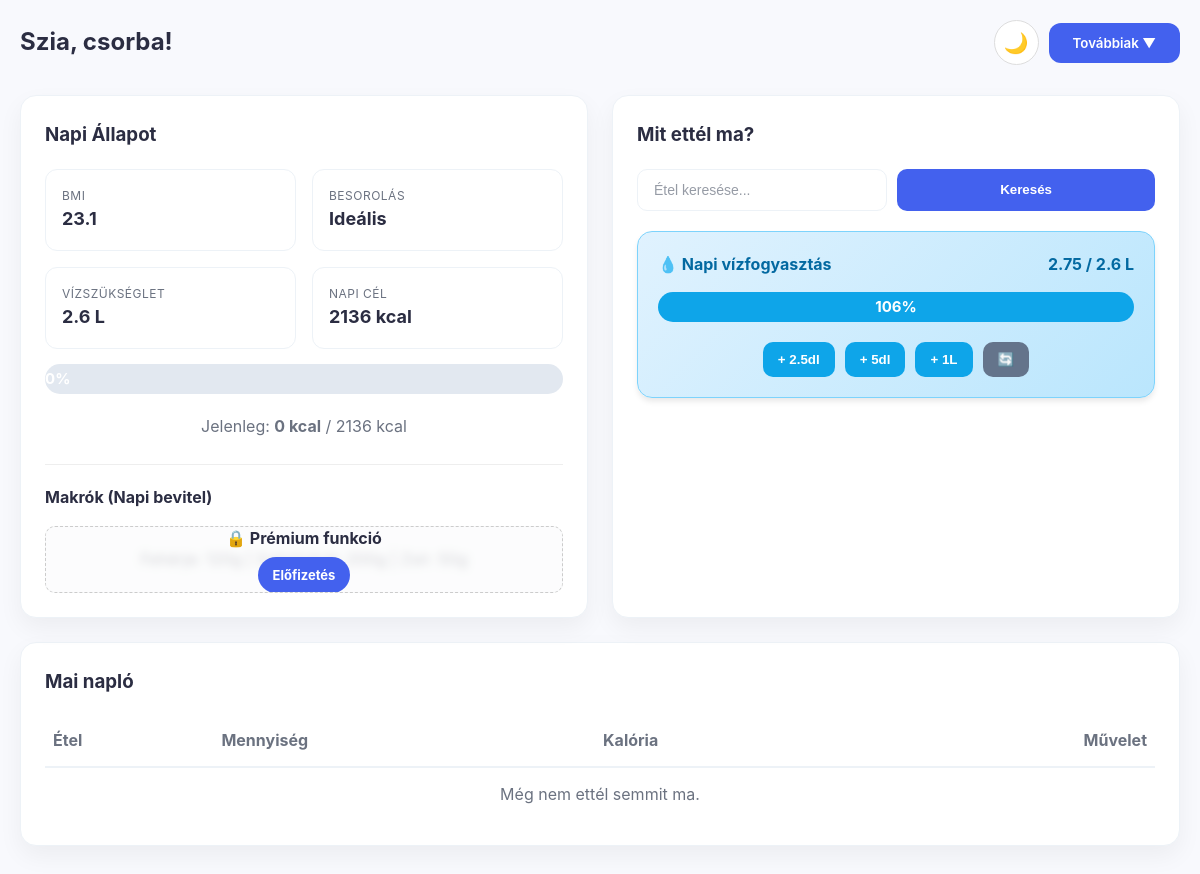
Page /dashboard.php (signed in) on the committed database.
### tables this page shows
CREATE TABLE `users` (
  `id` int(11) NOT NULL,
  `name` varchar(255) NOT NULL,
  `email` varchar(255) NOT NULL,
  `password` varchar(255) NOT NULL,
  `premium` tinyint(1) NOT NULL,
  `height` int(11) DEFAULT NULL,
  `weight` int(11) DEFAULT NULL,
  `age` int(11) DEFAULT NULL,
  `gender` enum('male','female') DEFAULT NULL,
  `theme` varchar(10) DEFAULT 'light'
);

### dashboard.php (the view, shortened to what this page needs)
<?php
require 'database_connect.php';
$user_id = $_SESSION['user_id'];
$today = date('Y-m-d');
$u_sql = "SELECT * FROM users WHERE id = $user_id";
$u_res = mysqli_query($conn, $u_sql);
$u_data = mysqli_fetch_assoc($u_res);
$water_query = mysqli_query($conn, "SELECT SUM(amount) as total FROM water_log WHERE user_id = $user_id AND log_date = '$today'");
$water_row = mysqli_fetch_assoc($water_query);
$current_water = (float)($water_row['total'] ?? 0);
$bmi = 0; $limit = 2000; $water = 2; $status = "Nincs adat";
if ($u_data['weight'] > 0 && $u_data['height'] > 0) {
    $h_m = $u_data['height'] / 100;
    $bmi = round($u_data['weight'] / ($h_m * $h_m), 1);
    $water = round($u_data['weight'] * 0.035, 1);
    if ($u_data['gender'] == 'male') {
        $limit = (10 * $u_data['weight']) + (6.25 * $u_data['height']) - (5 * $u_data['age']) + 5;
    } else {
        $limit = (10 * $u_data['weight']) + (6.25 * $u_data['height']) - (5 * $u_data['age']) - 161;
    }
    $limit = round($limit * 1.2);
    if($bmi < 18.5) $status = "Sovány";
    elseif($bmi < 25) $status = "Ideális";
    elseif($bmi < 30) $status = "Túlsúly";
    else $status = "Elhízott";
}
$water_percent = ($water > 0) ? ($current_water / $water) * 100 : 0;
$sum_sql = "SELECT
                SUM((f.calories_100g/100)*l.quantity) as total_cal,
                SUM((f.protein_100g/100)*l.quantity) as total_protein,
                SUM((f.carbs_100g/100)*l.quantity) as total_carbs,
                SUM((f.fat_100g/100)*l.quantity) as total_fat
            FROM user_food_log l
            JOIN foods f ON l.food_id = f.id
            WHERE l.user_id = $user_id AND l.log_date = '$today'";
$sum_res = mysqli_query($conn, $sum_sql);
$daily_data = mysqli_fetch_assoc($sum_res);
$current_cal = $daily_data['total_cal'] ?? 0;
$current_protein = $daily_data['total_protein'] ?? 0;
$current_carbs = $daily_data['total_carbs'] ?? 0;
$current_fat = $daily_data['total_fat'] ?? 0;
$percent = ($limit > 0) ? ($current_cal / $limit) * 100 : 0;
?>
<!DOCTYPE html>
<html lang="hu">
<head>
    <link rel="stylesheet" href="style.css">
</head>
<body>
<div class="dashboard-container">
    <header style="display: flex; justify-content: space-between; align-items: center; margin-bottom: 30px; position: relative;">
        <h2 style="margin: 0;">Szia, <?php echo htmlspecialchars($u_data['name']); ?>!</h2>
        <div style="display: flex; gap: 10px; align-items: center;">
            <button id="themeToggle" style="background: white; border: 1px solid #ddd; padding: 10px; border-radius: 50%; cursor: pointer; width: 45px; height: 45px; display: flex; align-items: center; justify-content: center; font-size: 20px;">
                <span id="themeIcon">🌙</span>
            </button>
            <div style="position: relative; display: inline-block;">
                <button type="button" id="menuBtn" style="background-color: #4361ee; color: white; padding: 12px 24px; border: none; border-radius: 12px; cursor: pointer; font-weight: 600; font-family: inherit; display: block; transition: none !important;">
                    Továbbiak ▼
                </button>
            </div>
        </div>
    </header>
    <div class="dashboard-grid">
        <section class="card-section">
            <h3>Napi Állapot</h3>
            <div class="info-grid">
                <div class="info-item"><span>BMI</span><strong><?php echo $bmi; ?></strong></div>
                <div class="info-item"><span>Besorolás</span><strong><?php echo $status; ?></strong></div>
                <div class="info-item"><span>Vízszükséglet</span><strong><?php echo $water; ?> L</strong></div>
                <div class="info-item"><span>Napi cél</span><strong><?php echo $limit; ?> kcal</strong></div>
            </div>
            <div class="progress-container">
                <div class="progress-bar" style="width: <?php echo min($percent, 100); ?>%; background-color: <?php echo $percent > 100 ? '#ef4444' : '#10b981'; ?>;">
                    <?php echo round($percent); ?>%
                </div>
            </div>
            <p style="text-align: center; margin-top: 15px; color: var(--text-muted);">
                Jelenleg: <strong><?php echo round($current_cal); ?> kcal</strong> / <?php echo $limit; ?> kcal
            </p>
            <div style="margin-top: 25px; padding-top: 20px; border-top: 1px solid #eee;">
                <h4 style="margin: 0 0 15px 0;">Makrók (Napi bevitel)</h4>
                <?php if ($u_data['premium'] == 1): ?>
                    <div style="display: grid; grid-template-columns: 1fr 1fr 1fr; gap: 10px; text-align: center;">
                        <div>
                            <small style="color: #4361ee; font-weight: bold;">Fehérje</small>
                            <div style="background: #e0e7ff; height: 8px; border-radius: 4px; margin: 5px 0; overflow: hidden;">
                                <div style="background: #4361ee; height: 100%; width: 100%;"></div>
                            </div>
                            <small><?php echo round($current_protein); ?>g</small>
                        </div>
                        <div>
                            <small style="color: #f72585; font-weight: bold;">Szénhidrát</small>
                            <div style="background: #ffe0f0; height: 8px; border-radius: 4px; margin: 5px 0; overflow: hidden;">
                                <div style="background: #f72585; height: 100%; width: 100%;"></div>
                            </div>
                            <small><?php echo round($current_carbs); ?>g</small>
                        </div>
                        <div>
                            <small style="color: #f8961e; font-weight: bold;">Zsír</small>
                            <div style="background: #fff5cc; height: 8px; border-radius: 4px; margin: 5px 0; overflow: hidden;">
                                <div style="background: #f8961e; height: 100%; width: 100%;"></div>
                            </div>
                            <small><?php echo round($current_fat); ?>g</small>
                        </div>
                    </div>
                <?php else: ?>
                    <div class="premium-blur-box" style="position: relative; overflow: hidden; border-radius: 10px; background: #f8f9fa; border: 1px dashed #ccc; padding: 20px; text-align: center;">
                        <div style="filter: blur(4px); opacity: 0.5; user-select: none;">
                        </div>
                        <div class="premium-overlay" style="position: absolute; top: 0; left: 0; width: 100%; height: 100%; display: flex; flex-direction: column; align-items: center; justify-content: center; background: rgba(255,255,255,0.6);">
                            <strong style="color: #2b2d42; margin-bottom: 5px;">🔒 Prémium funkció</strong>
                            <a href="premium.php" style="background: #4361ee; color: white; padding: 8px 15px; border-radius: 20px; text-decoration: none; font-size: 13px; font-weight: bold;">Előfizetés</a>
                        </div>
                    </div>
                <?php endif; ?>
            </div>
            </section>
        <section class="card-section">
            <h3>Mit ettél ma?</h3>
            <form action="dashboard.php" method="GET" class="search-form">
                <input type="text" name="q" placeholder="Étel keresése..." value="<?php echo htmlspecialchars($_GET['q'] ?? ''); ?>">
                <button type="submit" class="btn-primary">Keresés</button>
            </form>
            <div class="water-card">
                <div style="display: flex; justify-content: space-between; align-items: center;">
                    <h4 style="margin:0; color: #0369a1;">💧 Napi vízfogyasztás</h4>
                    <span style="font-weight: bold; color: #0369a1;"><?php echo $current_water; ?> / <?php echo $water; ?> L</span>
                </div>
                <div class="progress-container" style="background: rgba(255,255,255,0.5);">
                    <div class="progress-bar" style="width: <?php echo min($water_percent, 100); ?>%; background-color: #0ea5e9;">
                        <?php echo round($water_percent); ?>%
                    </div>
                </div>
                <div class="water-btn-group">
                    <form method="POST"><input type="hidden" name="water_amount" value="0.25"><button type="submit" name="add_water" class="w-btn">+ 2.5dl</button></form>
                    <form method="POST"><input type="hidden" name="water_amount" value="0.5"><button type="submit" name="add_water" class="w-btn">+ 5dl</button></form>
                    <form method="POST"><input type="hidden" name="water_amount" value="1.0"><button type="submit" name="add_water" class="w-btn">+ 1L</button></form>
                    <form method="POST" onsubmit="return confirm('Nullázod a mai vizet?')"><button type="submit" name="reset_water" class="w-btn" style="background:#64748b;">🔄</button></form>
                </div>
            </div>
        </section>
    </div>
    <section class="card-section">
        <h3>Mai napló</h3>
        <table>
            <thead>
                <tr>
                    <th>Étel</th>
                    <th>Mennyiség</th>
                    <th>Kalória</th>
                    <th style="text-align: right;">Művelet</th>
                </tr>
            </thead>
            <tbody>
                <?php
                $logs_sql = "SELECT l.id, f.name, l.quantity, f.calories_100g, f.image
                             FROM user_food_log l
                             JOIN foods f ON l.food_id = f.id
                             WHERE l.user_id = $user_id AND l.log_date = '$today'
                             ORDER BY l.id DESC";
                $logs_res = mysqli_query($conn, $logs_sql);
                if(mysqli_num_rows($logs_res) == 0): ?>
                    <tr><td colspan="4" style="text-align:center; color: var(--text-muted);">Még nem ettél semmit ma.</td></tr>
                <?php endif;
                ?>
            </tbody>
        </table>
    </section>
</div>
</body>
</html>

### style.css (style rules this page uses)
:root { --bg-color: #f8f9fd; --card-bg: #ffffff; --text-main: #2b2d42; --text-muted: #6b7280; --border-color: #edf2f7; --primary: #4361ee; --primary-hover: #3751d4; --success: #22c55e; --danger: #ef4444; --shadow: 0 10px 25px rgba(0, 0, 0, 0.05); --input-bg: #ffffff; }
* { box-sizing: border-box; transition: background-color 0.3s ease, color 0.3s ease, border-color 0.3s ease; }
body { font-family: 'Inter', -apple-system, sans-serif; background-color: var(--bg-color) !important; color: var(--text-main) !important; margin: 0; line-height: 1.6; }
.dashboard-container, .container { max-width: 1200px; margin: 0 auto; padding: 20px; }
.card-section { background-color: var(--card-bg) !important; border-radius: 16px; padding: 24px; box-shadow: var(--shadow); border: 1px solid var(--border-color); margin-bottom: 24px; }
h1, h2, h3 { color: var(--text-main); margin-top: 0; }
input[type="text"], input[type="number"], input[type="email"], input[type="password"], select, textarea { width: 100%; padding: 12px 16px; margin-bottom: 20px; border: 1px solid var(--border-color); border-radius: 10px; background-color: var(--input-bg) !important; color: var(--text-main) !important; font-size: 14px; outline: none; }
.btn-primary { background-color: var(--primary); color: white !important; padding: 12px 24px; border: none; border-radius: 10px; font-weight: 600; cursor: pointer; width: 100%; transition: background 0.2s; }
.dashboard-grid { display: grid; grid-template-columns: 1fr 1fr; gap: 24px; }
.info-grid { display: grid; grid-template-columns: repeat(2, 1fr); gap: 16px; }
.info-item { background: var(--card-bg) !important; padding: 16px; border-radius: 12px; border: 1px solid var(--border-color); }
.info-item span { display: block; font-size: 12px; color: var(--text-muted); text-transform: uppercase; letter-spacing: 0.5px; }
.info-item strong { font-size: 18px; color: var(--text-main); }
table { width: 100%; border-collapse: collapse; }
th { text-align: left; padding: 12px 8px; color: var(--text-muted); border-bottom: 2px solid var(--border-color); }
td { padding: 14px 8px; border-bottom: 1px solid var(--border-color); vertical-align: middle; color: var(--text-main); }
tr:last-child td { border-bottom: none; }
.progress-container { background-color: var(--border-color); height: 12px; border-radius: 6px; margin: 20px 0; overflow: hidden; }
.progress-bar { height: 100%; background-color: var(--primary); transition: width 0.5s ease; }
.search-form { display: flex; gap: 10px; margin-bottom: 20px; }
.search-form input { margin-bottom: 0; }
::placeholder { color: var(--text-muted); opacity: 0.7; }
.card-section { animation: fadeIn 0.4s ease-out; }

### dashboard.php (style rules this page uses)
.progress-container { height: 30px !important; background-color: #e2e8f0; border-radius: 15px; overflow: hidden; margin-top: 15px; }
.progress-bar { height: 30px !important; line-height: 30px !important; font-size: 15px !important; font-weight: bold; color: white; text-align: center; display: block; }
.water-card { background: linear-gradient(135deg, #e0f2fe 0%, #bae6fd 100%); border: 1px solid #7dd3fc; padding: 20px; border-radius: 15px; margin-bottom: 25px; box-shadow: 0 4px 6px -1px rgba(0, 0, 0, 0.1); }
.water-btn-group { display: flex; gap: 10px; justify-content: center; margin-top: 15px; }
.w-btn { background: #0ea5e9; color: white; border: none; padding: 10px 15px; border-radius: 10px; cursor: pointer; font-weight: bold; transition: transform 0.1s; }

### rows in the picture
users: name "csorba", bmi "23.1", status "Ideális", weight "2.6", limit "2136"

### other values in the picture
$percent "0"
$current_cal "0"
$current_water "2.75"
$water_percent "106"
